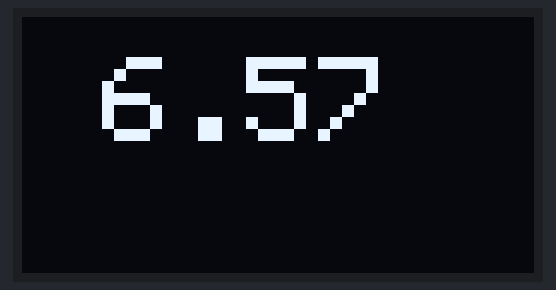
A sketch run on a simulated ESP32. Parts: 128×64 one-colour display. WiFi joins after 1.5 s; servers stay silent unless stated; the display library's start-up logo is not drawn; network time is answered at once with the bench clock; the local clock reads 2024-03-15 10:24:30 at power-on unless the sketch sets it; what the sketch prints to the serial monitor is not drawn.

Above: at 3.7 s.
At 30.3 s:
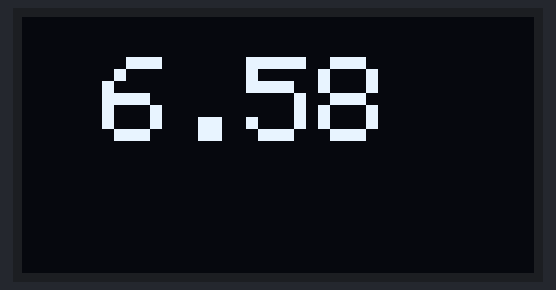
At 90.8 s:
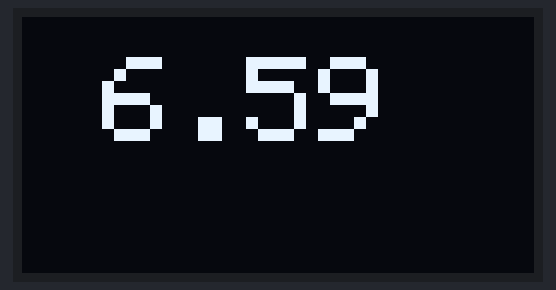

Measured:
- what the display in image 0 shows lasts 26.7 s, from 3.6 s to 30.3 s
- what the display in image 1 shows lasts 60.5 s, from 30.3 s to 90.8 s

The sketch:

shrekClock.ino
```cpp
#include <NTPClient.h>
// change next line to use with another board/shield
#include <WiFi.h>
//#include <WiFi.h> // for WiFi shield
//#include <WiFi101.h> // for WiFi 101 shield or MKR1000
#include <WiFiUdp.h>

#include <SPI.h>
#include <Wire.h>
#include <Adafruit_GFX.h>
#include <Adafruit_SSD1306.h>

#define SCREEN_WIDTH 128 // OLED display width, in pixels
#define SCREEN_HEIGHT 64 // OLED display height, in pixels

#define OLED_RESET     4 // Reset pin # (or -1 if sharing Arduino reset pin)
#define SCREEN_ADDRESS 0x3C ///< See datasheet for Address; 0x3D for 128x64, 0x3C for 128x32
Adafruit_SSD1306 display(SCREEN_WIDTH, SCREEN_HEIGHT, &Wire, OLED_RESET);

const char *ssid     = "C4";
const char *password = "g0jxh061kf";

WiFiUDP ntpUDP;

// By default 'pool.ntp.org' is used with 60 seconds update interval and
// no offset
NTPClient timeClient(ntpUDP, "time.google.com", -(4 * 3600));

// You can specify the time server pool and the offset, (in seconds)
// additionally you can specify the update interval (in milliseconds).
// NTPClient timeClient(ntpUDP, "europe.pool.ntp.org", 3600, 60000);

float timeToShreks(int hours, int minutes, int seconds);

void setup(){
  Serial.begin(115200);
  WiFi.begin(ssid, password);

  while ( WiFi.status() != WL_CONNECTED ) {
    delay ( 500 );
    Serial.print ( "." );
  }

  timeClient.begin();

  if(!display.begin(SSD1306_SWITCHCAPVCC, SCREEN_ADDRESS)) {
    Serial.println(F("SSD1306 allocation failed"));
    for(;;); // Don't proceed, loop forever
  }

  display.display();
  delay(2000);
  display.clearDisplay();
}

void loop() {
  timeClient.update();

  String timeInShreks = String(timeToShreks(timeClient.getHours(), timeClient.getMinutes(), timeClient.getSeconds()));
  display.clearDisplay();

  display.setTextSize(3);
  display.setTextColor(SSD1306_WHITE);
  display.setCursor(20, 10);

  display.println(timeInShreks);
  display.display();

  Serial.println(timeInShreks);

  delay(1000);
}

float timeToShreks(int hours, int minutes, int seconds) {
  /*
  The shrek movie is 95 minutes. We are going to use this as our unit of time.
  Every 95 minute period will be 1 shrek.
  There are 15.158 shreks per day.
  */

  //first, we convert our time to only minutes
  float timeInMins = (hours * 60) + minutes + (seconds/60);

  //now we scale that to the time of the first shrek movie
  float timeInShreks = timeInMins / 95;

  return timeInShreks;
}
```
